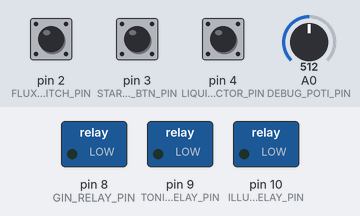
The sketch below on a simulated Arduino Uno, built with avr-gcc and run on an emulated ATmega328P. Parts: switched loads named in the sketch (green lamp = pin HIGH). Inputs (shaded band) come from the test bench; at power-on: pin 3 (START_STOP_BTN_PIN) HIGH, pin 2 (FLUX_ENABLER_SWITCH_PIN) HIGH, pin 4 (LIQUID_SELECTOR_PIN) HIGH, A0 (DEBUG_POTI_PIN) = 512.

Above: at 1.2 s.
1.3 s: pin 3 (START_STOP_BTN_PIN) pulled LOW for 1 s
At 4.9 s:
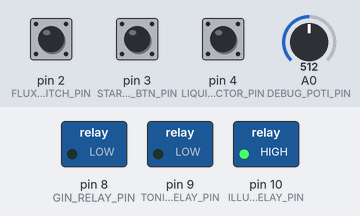
5.5 s: pin 3 (START_STOP_BTN_PIN) pulled LOW for 0.55 s
At 9.1 s:
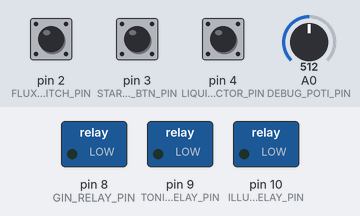
9.5 s: pin 3 (START_STOP_BTN_PIN) pulled LOW for 3.2 s
At 13.4 s:
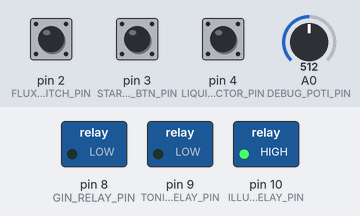
Timing chart, 0 to 15.5 s (numbered marks = the images above; inputs shaded):
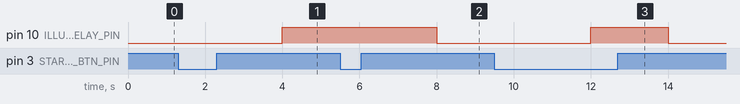

Measured:
- after the input at 1.3 s, pin 10 (ILLUMINATION_RELAY_PIN): LOW → HIGH after 2.7 s
- after the input at 5.5 s, pin 10 (ILLUMINATION_RELAY_PIN): HIGH → LOW after 2.5 s
- after the input at 9.5 s, pin 10 (ILLUMINATION_RELAY_PIN): LOW → HIGH after 2.5 s, → LOW 2.0 s later

The sketch:

main.ino
```cpp
#include "PINS.h"
#include "FLUX_MANAGER.h"
#include "POWER_MANAGER.h"

unsigned long previousMillis = 0;


void setup() {
  // put your setup code here, to run once:
  Serial.begin(9600); // inizializza la linea seriale

  //inputs
  pinMode(DEBUG_POTI_PIN, INPUT);
  pinMode(FLUX_ENABLER_SWITCH_PIN, INPUT_PULLUP); //enable switch chiude a massa
  pinMode(START_STOP_BTN_PIN, INPUT_PULLUP); //lo S&S btn chiude a massa
  pinMode(LIQUID_SELECTOR_PIN, INPUT_PULLUP); //il selettore di bevanda per la selezione dei timer chiude a massa

  //outputs
  pinMode(GIN_RELAY_PIN, OUTPUT);
  pinMode(TONIC_RELAY_PIN, OUTPUT);
  pinMode(ILLUMINATION_RELAY_PIN, OUTPUT);

}

void loop()
{
  // Esecuzione di gestionePower e gestioneIlluminazione
  powerMode = gestionePower(powerMode);
  gestioneIlluminazione(powerMode);

/* debug per start&stop e stato sistema
  unsigned long currentMillis = millis(); // Ottieni il tempo corrente

  if (currentMillis - previousMillis >= 500)
  {
      previousMillis = currentMillis; // Salva il tempo attuale

      // Stampa i valori di debug
      Serial.print("S_S_BTN:");
      Serial.println(digitalRead(START_STOP_BTN_PIN));
  }

*/
  // Altri controlli e funzioni
  getLiquidSelectorStatus();
  setRelayTimer();

  //secureFlowCheck(powerMode, getFluxEnablerStatus()); //trovare l'errore
  versaPozione(secureFlow, mappedValueTonica, mappedValueGin);
}
```

FLUX_MANAGER.h
```cpp
#ifndef FLUX_MANAGER
#define FLUX_MANAGER

int poti = 0; //posizione del potenziometro, da 0 a 1023
bool liquidSelector = 1; //1 GIN, 0 TONICA
bool secureFlow = 0; // solo se secureFlow è a 1 è possibile versare la pozione

int ginTimer = 2000; //timer del gin di default 2s
int tonicaTimer = 6000; //timer del gin di default 6s

unsigned long mappedValueGin = 0; //variabile usata per mappare la posizione del poti nel tempo (per il gin --> 0->5s)
unsigned long mappedValueTonica = 0; //variabile usata per mappare la posizione del poti nel tempo (per la Tonica --> 0->15s) Teniamo 1/3 come rapporto gin tonica

bool getFluxEnablerStatus(void); //leggiamo lo stato del (secondo) enable di flusso

bool getLiquidSelectorStatus(void); //leggiamo l'impostazione del selettore di bevanda (se GIN o TONICA)

int setRelayTimer(void); //funzione che setta il timer dei relay di GIN e Tonica in funzione della posizione del poti

void secureFlowCheck(bool,bool); //permette il flusso solo se lo stato del sistema è attivo e se lo switch enable è attivato

void versaPozione(bool, unsigned long, unsigned long); //funzione che versa GIN e Tonica se secureFlowCheck ok


#endif
```

FLUX_MANAGER.ino
```cpp
#include "PINS.h"
#include "FLUX_MANAGER.h"
#include "POWER_MANAGER.h"

bool getFluxEnablerStatus(void)
{
  if (digitalRead(FLUX_ENABLER_SWITCH_PIN) == LOW)
  {
    return 1;  //flusso bloccato
  }
    else
  {
    return 0;  //flusso concesso
  }
} //leggiamo lo stato del (secondo) enable di flusso

bool getLiquidSelectorStatus(void)
{
    if (digitalRead(LIQUID_SELECTOR_PIN) == LOW)
    {
      return 1;  //selettore su GIN
    }
    else
    {
      return 0;  //selettore su Tonica
    }
} //leggiamo l'impostazione del selettore di bevanda (se GIN o TONICA)

int setRelayTimer(void)
{
  poti = analogRead(DEBUG_POTI_PIN);

  if (getLiquidSelectorStatus == 1)
  {
    mappedValueGin = map(poti, 0, 1023, 0, 5000);
  }
  else
  {
    mappedValueTonica = map(poti, 0, 1023, 0, 15000);
  }
}//settiamo i timer dei rele in base alla posizione del potenziometro e della bevanda selezionata dal selettore

void secureFlowCheck (bool powerMode, bool getFluxEnablerStatus()){
  if (powerMode == 1 && getFluxEnablerStatus()==0)
  {
    secureFlow = 1;
  }
  else
  {
    secureFlow = 0;
  }
} //permette il flusso solo se lo stato del sistema è attivo e se lo switch enable è attivato


void versaPozione(bool secureFlow, unsigned long mappedValueTonica, unsigned long mappedValueGin){
  if(secureFlow == 1 && (digitalRead(START_STOP_BTN_PIN) == LOW))
  {
    digitalWrite(GIN_RELAY_PIN, HIGH);
    delay(mappedValueGin);

    digitalWrite(TONIC_RELAY_PIN, HIGH);
    delay(mappedValueTonica);
  }
  else
  {
    digitalWrite(GIN_RELAY_PIN, LOW);
    delay(1000);

    digitalWrite(TONIC_RELAY_PIN, LOW);
    delay(1000);
  }
}
```

POWER_MANAGER.h
```cpp
#ifndef POWER_MANAGER
#define POWER_MANAGER

bool powerMode = 0; //stato corrente del sistema (sleep o attivo)
bool gestionePower(bool); //funzione che gestisce lo stato del sistema
void gestioneIlluminazione(bool); //funzione che gestisce l'attivazione dei led

#endif
```

POWER_MANAGER.ino
```cpp
#include "PINS.h"
#include "FLUX_MANAGER.h"
#include "POWER_MANAGER.h"


bool gestionePower(bool powerMode)
{
  if (digitalRead(START_STOP_BTN_PIN) == 0 && digitalRead(FLUX_ENABLER_SWITCH_PIN) == 1 && powerMode == 0)
  {
    powerMode = 1; //lo stato del sistema diventa attivo se era DISATTIVO, se viene premutlo lo S&S btn e se l'enable è disattivato
  }
  else if (digitalRead(START_STOP_BTN_PIN) == 0 && digitalRead(FLUX_ENABLER_SWITCH_PIN) == 1 && powerMode == 1)
  {
    powerMode = 0; //lo stato del sistema diventa disattivo se era ATTIVO, se viene premutlo lo S&S btn e se l'enable è disattivato
  }
  return powerMode;
}

void gestioneIlluminazione(bool powerMode)
{
  if (gestionePower(powerMode) == 0)
    {
      digitalWrite(ILLUMINATION_RELAY_PIN, LOW);
    }
  else {
      digitalWrite(ILLUMINATION_RELAY_PIN, HIGH);
    }
}
```

PINS.h
```cpp
#ifndef PINS
#define PINS

//inputs
#define DEBUG_POTI_PIN A0
#define FLUX_ENABLER_SWITCH_PIN 2
#define START_STOP_BTN_PIN 3
#define LIQUID_SELECTOR_PIN 4

//outputs
#define GIN_RELAY_PIN 8
#define TONIC_RELAY_PIN 9
#define ILLUMINATION_RELAY_PIN 10

//debug display
#define I2C_SDA_PIN A4  //pin 18
#define I2C_SCL_PIN A5  //pin 19

#endif
```
